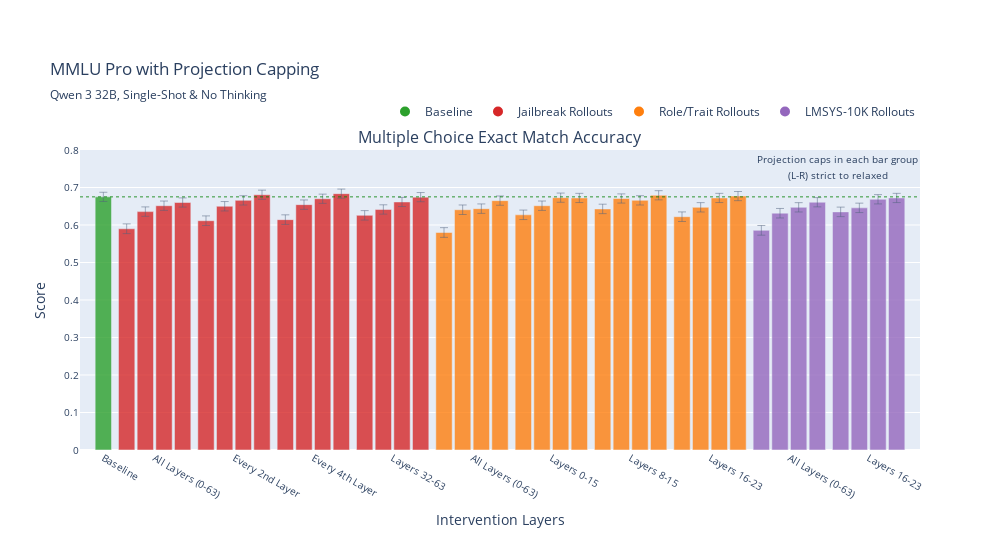

The cell this chart's notebook holds for it:
### Code cell
df_mmlu_plot = df_mmlu[~((df_mmlu['config_name'] == 'baseline') & (df_mmlu['thinking'] == True)) & ~((df_mmlu['config_name'] == 'baseline') & (df_mmlu['apply_chat_template'] == False))]

fig_mmlu = plot_benchmark_results(df_mmlu_plot, 'mmlu_pro', 
                                  title="MMLU Pro with Projection Capping", 
                                  subtitle=subtitle,
                                  total_layers=total_layers)
fig_mmlu.show()

### Figure 1 — Plotly figure (JSON) as saved in the notebook; plotly's stock layout.template omitted (floating-point values rounded to 4 significant figures)
{"data": [{"customdata": [["Baseline", "baseline"], ["All Layers (0-63), Safe 99th", "jailbreak"], ["All Layers (0-63), Safe 50th", "jailbreak"], ["All Layers (0-63), Harm 99th", "jailbreak"], ["All Layers (0-63), Harm 75th", "jailbreak"], ["Every 2nd Layer, Safe 99th", "jailbreak"], ["Every 2nd Layer, Safe 50th", "jailbreak"], ["Every 2nd Layer, Harm 99th", "jailbreak"], ["Every 2nd Layer, Harm 75th", "jailbreak"], ["Every 4th Layer, Safe 99th", "jailbreak"], ["Every 4th Layer, Safe 50th", "jailbreak"], ["Every 4th Layer, Harm 99th", "jailbreak"], ["Every 4th Layer, Harm 75th", "jailbreak"], ["Layers 32-63, Safe 99th", "jailbreak"], ["Layers 32-63, Safe 50th", "jailbreak"], ["Layers 32-63, Harm 99th", "jailbreak"], ["Layers 32-63, Harm 75th", "jailbreak"], ["All Layers (0-63), 1st", "role_trait"], ["All Layers (0-63), 25th", "role_trait"], ["All Layers (0-63), 50th", "role_trait"], ["All Layers (0-63), 75th", "role_trait"], ["Layers 0-15, 1st", "role_trait"], ["Layers 0-15, 25th", "role_trait"], ["Layers 0-15, 50th", "role_trait"], ["Layers 0-15, 75th", "role_trait"], ["Layers 8-15, 1st", "role_trait"], ["Layers 8-15, 25th", "role_trait"], ["Layers 8-15, 50th", "role_trait"], ["Layers 8-15, 75th", "role_trait"], ["Layers 16-23, 1st", "role_trait"], ["Layers 16-23, 25th", "role_trait"], ["Layers 16-23, 50th", "role_trait"], ["Layers 16-23, 75th", "role_trait"], ["All Layers (0-63), 1st", "lmsys_10000"], ["All Layers (0-63), 25th", "lmsys_10000"], ["All Layers (0-63), 50th", "lmsys_10000"], ["All Layers (0-63), 75th", "lmsys_10000"], ["Layers 16-23, 1st", "lmsys_10000"], ["Layers 16-23, 25th", "lmsys_10000"], ["Layers 16-23, 50th", "lmsys_10000"], ["Layers 16-23, 75th", "lmsys_10000"]], "error_y": {"array": [0.01228, 0.01298, 0.01256, 0.01247, 0.01227, 0.01284, 0.01251, 0.01242, 0.01221, 0.0128, 0.01251, 0.0123, 0.01222, 0.01264, 0.01242, 0.01229, 0.01222, 0.01293, 0.01271, 0.01262, 0.01235, 0.01266, 0.0125, 0.01228, 0.01229, 0.0126, 0.01227, 0.01239, 0.01224, 0.01274, 0.01249, 0.01228, 0.01223, 0.01291, 0.01268, 0.01239, 0.01234, 0.01268, 0.01256, 0.01238, 0.01232], "thickness": 0.5, "type": "data", "visible": true}, "hovertemplate": "%{customdata[0]}<br>Config: %{customdata[1]}<br>Value: %{y:.1%}<extra></extra>", "marker": {"color": ["#2ca02c", "#d62728", "#d62728", "#d62728", "#d62728", "#d62728", "#d62728", "#d62728", "#d62728", "#d62728", "#d62728", "#d62728", "#d62728", "#d62728", "#d62728", "#d62728", "#d62728", "#ff7f0e", "#ff7f0e", "#ff7f0e", "#ff7f0e", "#ff7f0e", "#ff7f0e", "#ff7f0e", "#ff7f0e", "#ff7f0e", "#ff7f0e", "#ff7f0e", "#ff7f0e", "#ff7f0e", "#ff7f0e", "#ff7f0e", "#ff7f0e", "#9467bd", "#9467bd", "#9467bd", "#9467bd", "#9467bd", "#9467bd", "#9467bd", "#9467bd"]}, "name": "Multiple Choice Exact Match Accuracy", "opacity": 0.8, "showlegend": false, "type": "bar", "width": 0.35, "x": [0, 0.5, 0.9, 1.3, 1.7, 2.2, 2.6, 3.0, 3.4, 3.9, 4.3, 4.7, 5.1, 5.6, 6.0, 6.4, 6.8, 7.3, 7.7, 8.1, 8.5, 9.0, 9.4, 9.8, 10.2, 10.7, 11.1, 11.5, 11.9, 12.4, 12.8, 13.2, 13.6, 14.1, 14.5, 14.9, 15.3, 15.8, 16.2, 16.6, 17.0], "xaxis": "x", "y": [0.675, 0.59, 0.6357, 0.6514, 0.66, 0.6114, 0.65, 0.6657, 0.6807, 0.6143, 0.6543, 0.67, 0.6836, 0.6257, 0.6414, 0.6614, 0.6743, 0.58, 0.6407, 0.6436, 0.665, 0.6271, 0.6514, 0.6729, 0.6721, 0.6429, 0.6707, 0.6657, 0.6793, 0.6221, 0.6471, 0.6721, 0.6771, 0.5857, 0.6314, 0.6471, 0.6607, 0.635, 0.6457, 0.6686, 0.6721], "yaxis": "y"}, {"marker": {"color": "#2ca02c", "size": 10}, "mode": "markers", "name": "Baseline", "showlegend": true, "type": "scatter", "x": [null], "xaxis": "x", "y": [null], "yaxis": "y"}, {"marker": {"color": "#d62728", "size": 10}, "mode": "markers", "name": "Jailbreak Rollouts", "showlegend": true, "type": "scatter", "x": [null], "xaxis": "x", "y": [null], "yaxis": "y"}, {"marker": {"color": "#ff7f0e", "size": 10}, "mode": "markers", "name": "Role/Trait Rollouts", "showlegend": true, "type": "scatter", "x": [null], "xaxis": "x", "y": [null], "yaxis": "y"}, {"marker": {"color": "#9467bd", "size": 10}, "mode": "markers", "name": "LMSYS-10K Rollouts", "showlegend": true, "type": "scatter", "x": [null], "xaxis": "x", "y": [null], "yaxis": "y"}], "layout": {"annotations": [{"font": {"size": 16}, "showarrow": false, "text": "Multiple Choice Exact Match Accuracy", "x": 0.5, "xanchor": "center", "xref": "paper", "y": 1, "yanchor": "bottom", "yref": "paper"}, {"showarrow": false, "text": "<span style='font-size:10px'>Projection caps in each bar group<br>(L-R) strict to relaxed</span>", "x": 1, "xanchor": "right", "xref": "paper", "y": 1, "yanchor": "top", "yref": "paper"}], "height": 550, "legend": {"orientation": "h", "x": 1, "xanchor": "right", "y": 1.08, "yanchor": "bottom"}, "margin": {"b": 100, "t": 150}, "shapes": [{"line": {"color": "green", "dash": "dot", "width": 1}, "opacity": 0.8, "type": "line", "x0": 0, "x1": 1, "xref": "x domain", "y0": 0.675, "y1": 0.675, "yref": "y"}], "title": {"subtitle": {"text": "Qwen 3 32B, Single-Shot & No Thinking"}, "text": "MMLU Pro with Projection Capping"}, "width": 1000, "xaxis": {"anchor": "y", "domain": [0, 1], "range": [-0.5, 17.5], "tickfont": {"size": 10}, "tickmode": "array", "ticktext": ["Baseline", "All Layers (0-63)", "Every 2nd Layer", "Every 4th Layer", "Layers 32-63", "All Layers (0-63)", "Layers 0-15", "Layers 8-15", "Layers 16-23", "All Layers (0-63)", "Layers 16-23"], "tickvals": [0, 1.1, 2.8, 4.5, 6.2, 7.9, 9.6, 11.3, 13.0, 14.7, 16.4], "title": {"text": "Intervention Layers"}}, "yaxis": {"anchor": "x", "domain": [0, 1], "range": [0, 0.8], "tickfont": {"size": 10}, "title": {"text": "Score"}}}}
